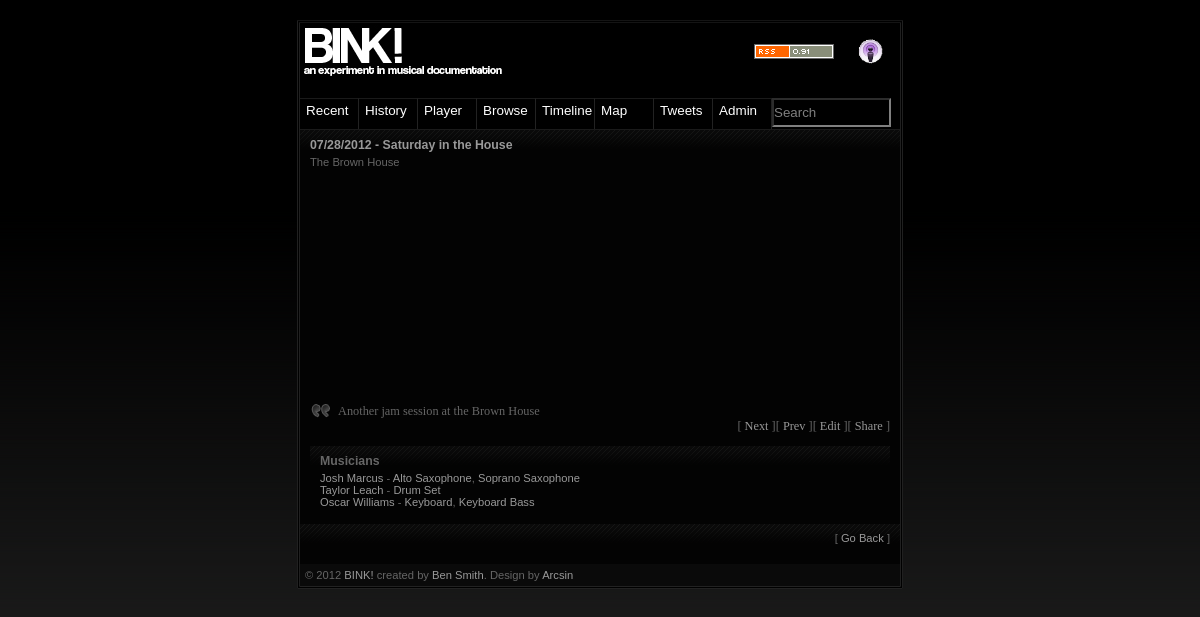
Screenshot of /jam.php?id=605 with the database file from the repository.
### tables this page shows
CREATE TABLE `jams` (
  `id` bigint(5) NOT NULL AUTO_INCREMENT,
  `private` int(1) NOT NULL,
  `date` date DEFAULT NULL,
  `title` varchar(50) NOT NULL,
  `notes` varchar(5000) DEFAULT NULL,
  `locid` int(3) DEFAULT NULL,
  `bandid` bigint(4) DEFAULT NULL,
  `defpic` bigint(4) DEFAULT NULL,
  PRIMARY KEY (`id`)
);

CREATE TABLE `musiciansoncollection` (
  `musicianid` bigint(4) NOT NULL,
  `jamid` bigint(4) NOT NULL,
  `instrumentid` bigint(4) NOT NULL,
  KEY `musicianid` (`musicianid`)
);

CREATE TABLE `musicians` (
  `id` bigint(4) NOT NULL AUTO_INCREMENT,
  `name` varchar(30) NOT NULL,
  `link` varchar(50) DEFAULT NULL,
  PRIMARY KEY (`id`)
);

CREATE TABLE `instruments` (
  `id` int(11) NOT NULL AUTO_INCREMENT,
  `name` varchar(30) NOT NULL,
  PRIMARY KEY (`id`)
);

### functions.php (the view, shortened to what this page needs)
<?php
function getEntityByID($id, $table)
{
	$result = mysql_query("select * from $table where id = $id");
	if (mysql_num_rows($result) == 0)
		return "";
	$entity = mysql_fetch_array($result);
	$ret = "";
	if (isset($entity['link']) && $entity['link'] != "" && $entity['link'] != " " && $table != "musicians" && $table != "bands")
	{
		$ret = "<a href='" . $entity['link'] . "'>" . $entity['name'] . "</a>";
	}
	else if ($table == "bands")
	{
		$ret = "<a href='band.php?query=$id'>" . $entity['name'] . "</a>";
	}
	else if ($table == "musicians")
	{
		$ret = "<a href='musician.php?query=$id'>" . $entity['name'] . "</a>";
	}
	else if ($table == "instruments")
	{
		$ret = "<a href='http://en.wikipedia.org/wiki/" . $entity['name'] . "'>" . 	$entity['name'] . "</a>";
	}
	else
	{
		$ret =  $entity['name'];
	}
	return $ret;
}
function getMediaList($id, $type)
{
	if ($type == "music")
	{
		$table = "tracks";
		$header = "Music";
	}
	else if ($type == "video")
	{
		$table = "video";
		$header = "Video";
	}
	else
	{
		echo "ERROR: Media type not supported.";
		return;
	}
	$result = mysql_query("select * from $table where jamid = $id order by num asc");
	if (mysql_num_rows($result) == 0)
		return "";
	$ret = "<script language='javascript' src='js/ajax.js'></script>";
	$ret .= "<div class='item'><h1>$header</h1>";
	$ret .= "<ol><table width='100%'>";
	$ret .= "</table></ol></div>";
	return $ret;
}
	?>
	<?
function getPeopleList($id, $type)
{
	if ($type == "musician")
	{
		$header = "Musicians";
		$table = "musiciansoncollection";
		$idlabel = "musicianid";
		$techlabel = "instrumentid";
		$persontable = "musicians";
		$roletable = "instruments";
	}
	else if ($type == "staff")
	{
		$header = "Production Staff";
		$table = "productiononcollection";
		$idlabel = "staffid";
		$techlabel = "roleid";
		$persontable = "staff";
		$roletable = "roles";
	}
	else
	{
		echo "Type not supported!";
		return;
	}
	$result = mysql_query("select * from $table where jamid = $id order by $idlabel");
	if (mysql_num_rows($result) == 0)
		return "";
	$ret = "<div class='item'><h1>$header</h1>";
	$currentMusician = -1;
	while (	$row = mysql_fetch_array($result) )
	{
		if ($currentMusician != $row[$idlabel])
		{
			if ($currentMusician != -1)
				$ret .= "<br />";
			$ret .= getEntityByID($row[$idlabel], $persontable) . " - ";
			$ret .= getEntityByID($row[$techlabel], $roletable);
		}
		else
		{
			$ret .= ", " . getEntityByID($row[$techlabel], $roletable);
		}
		$currentMusician = $row[$idlabel];
	}
	$ret .= "</div>";
	return $ret;
}
function getNextId($id)
{
	$result = mysql_query("select * from jams where private=0 order by date desc;");
	while ($row = mysql_fetch_array($result))
	{
		if ($row['id'] == $id)
		{
			return $oldrow['id'];
		}
		$oldrow = $row;
	}
	return -1;
}
function getPreviousId($id)
{
$id = $_GET['id'];
	$result = mysql_query("select * from jams where private=0 order by date asc;");
	while ($row = mysql_fetch_array($result))
	{
		if ($row['id'] == $id)
		{
			return $oldrow['id'];
		}
		$oldrow = $row;
	}
	return -1;
}
function printAJam($id, $trackid)
{
	$result = mysql_query("select * from jams where id = $id");
	$ret = "";
	while (	$row = mysql_fetch_array($result) )
	{
		$id = $row['id'];
		$ret .= "<div class='item'>";
		$ret .= "<h1><a href='jam.php?id=" . $row['id'] . "'>";
		$ret .= fDate($row['date']) . " - ";
		$ret .= $row['title'] . "</a></h1>";
		$band = getEntityByID($row['bandid'], "bands");
		$location = getEntityByID($row['locid'], "locations");
		if ($band != "" && $location != "")
			$ret .= $band . " - " . $location;
		else if ($band)
			$ret .= $band;
		else if ($location)
			$ret .= $location;
		$ret .= getLocationMap($row['locid']);
		$ret .= "<br />&nbsp;<br /><div class='quote'>" . $row['notes'];
		$ret .= "<p align=right>";
		if (getNextId($id) != "")
			$ret .= "[ <a href='jam.php?id=" . getNextId($id) . "'>Next</a> ]";
		if (getPreviousId($id) != "")
			$ret .= "[ <a href='jam.php?id=" . getPreviousId($id) . "'>Prev</a> ]";
		$ret .= "[ <a href='admin/main.php?id=$id'>Edit</a> ]";
		$ret .= "[ <a href=\"javascript:show('shareBox');queryHTML('shareBox', 'share.php?jamid=$id&title=" . urlencode($row['title']) . "')\">Share</a> ]";
		$ret .= getShareBox($id, $row['title']);
		$ret .= "</p>";
		$ret .= "</div>";
		$ret .= getPeopleList($id, "musician");
		$ret .= getPeopleList($id, "staff");
		$ret .= getPictures($id);
		$ret .= getMediaList($id, "music");
		$ret .= getMediaList($id, "video");
		$ret .= "</div>";
	}
	return $ret;
}
?>
<?php
function getPictures($jamid)
{
	$num = mysql_num_rows(mysql_query("select * from pictures where jamid = $jamid"));
	if ($num == 0)
	{
		return "";
	}
	$ret = "<div class='item'><h1>Pictures</h1>";
	$ret .= "<div id='loadindicator' style='float: right'>Loading...</div>";
	$ret .= "<br />";
	$ret .= "<table border=0 width='500'><tr><td>";
	$ret .= "[ <a id='prevlink' href=\"javascript:if (start >= 5) start -= 5; queryHTML('picspot', 'imglist.php?jamid=$jamid&start=' + start);\">Previous</a> ]";
	$ret .= "</td><td align='right'>";
	$ret .= "[ <a id='nextlink' href=\"javascript:if (start <= " . ($num-5) . ") start += 5; queryHTML('picspot', 'imglist.php?jamid=$jamid&start=' + start);\">Next</a> ]";
	$ret .= "</td></tr></table>";
	$ret .= "<div id='picspot'>";
	$ret .= "<script language='javascript'>var start = 0; queryHTML('picspot', 'imglist.php?jamid=" . $jamid. "&start=' + start);</script>";
	$ret .= "</div>";
	$ret .= "</div>";
	return $ret;
}
function fDate($date)
{
	return date("m/d/Y", strtotime($date));
}
		?>
<?php
function printSearchBar($m = 0)
{
if ($_GET['query'])
	$q = $_GET['query'];
else
	$q = "Search";
	$ret = "<input type=text style=\"background:black; color: gray; border-color: gray; vertical-align: text-top; width: 115px; height: 25px\" value=\"$q\" onkeydown=\"if (event.keyCode == 13) location='/search.php?query=' + value;\" onClick=\"value='';\" />";
	return $ret;
}
?>
<?php
function getLocationInfoWindow($id, $name)
{
		$subresult = mysql_query("select * from jams where locid = $id limit 3;");
		$jamlist = "";
		while ($subrow = mysql_fetch_array($subresult))
		{
			$jamlist .= "<a href='jam.php?id=" . $subrow['id'] . "'>" . $subrow['title'] . "</a>. ";
		}
		$info = "$name<hr />At this location: $jamlist";
		return $info;
}
function getLocationMap($locid)
{
	$ret = "";
	$result = mysql_query("select * from locations where id = $locid");
	$row = mysql_fetch_array($result);
	$lat = $row['lat'];
	$lon = $row['lon'];
	$info = getLocationInfoWindow($row['id'], $row['name']);
	if ($lat != "" && $lat != null && $lat != " ")
	{
		$ret .= "<script type=\"text/javascript\">\nfunction loadMarkers() { \n\t addMarker($lat, $lon, \"$info\", true);\n }</script><p /><div id='map_canvas' style='width:585px; height:200px'></div>";
	}
	return $ret;
}
function printJamHeader($id)
{
if ($root == 0)
{
	$leading = "../";
}
else
{
	$leading = "";
	$adminStr = "admin/main.php";
}
?>
<!DOCTYPE html PUBLIC "-//W3C//DTD XHTML 1.1//EN"
"http://www.w3.org/TR/xhtml11/DTD/xhtml11.dtd">
<html>
<head>
 <head prefix="og: http://ogp.me/ns# fb: http://ogp.me/ns/fb# facebookbink: http://ogp.me/ns/fb/facebookbink#">
<link rel="stylesheet" type="text/css" href="<?= $leading ?>default.css"/>
</head>
<body onload="initialize();">
<div class="main">
	<div class="gfx">
	<table border=0 width="100%">
	<tr>
	<td width="670px"><img src="<?= $leading ?>img/header.jpg" /></td>
	<td width="120px"><a href="<?= $leading ?>feed.php"><img src=<?= $leading ?>img/rss-0.91.gif border=0 /></a></td>
	<td width="30px"><a href="feed.php?podcast=1"><img src=<?= $leading ?>img/podcast.gif border=0 width=25/></a></td>
	<td width="20px"><div class="fb-like" data-href="http://bink.servemp3.com" data-send="true" data-layout="button_count" data-width="20" data-show-faces="true" data-colorscheme="dark" data-font="lucida grande"></div></fb:like></td>
	</tr>
	</table>
	</div>
	<div class="menu">
		<a href="<?= $leading ?>index.php"><span>Recent</span></a>
		<a href="<?= $leading ?>history.php"><span>History</span></a>
		<a href="<?= $leading ?>player.php"><span>Player</span></a>
		<a href="<?= $leading ?>list.php"><span>Browse</span></a>
 	    <a href="/timeline/"><span>Timeline</span></a>
		<a href="<?= $leading ?>maps.php"><span>Map</span></a>
		<a href="<?= $leading ?>news.php"><span>Tweets</span></a>
 		<a href="/admin/main.php"><span>Admin</span></a>
		<span><?=printSearchBar() ?></span>
	</div>
	<div class="content">
<?php
}
?>
<?php
function printFooter()
{
?>
	<div class='item'>
<p align=right>[ <a href='<?= $_SERVER['HTTP_REFERER']?>'>Go Back</a> ]</p></div></div>
	<div class="footer">&copy; 2012 <a href="index.php">BINK!</a> created by <a href="http://bensmith.zapto.org">Ben Smith</a>. Design by <a href="http://arcsin.se">Arcsin</a></div>
</div>
</body>
</html>
<?php
}
?>

### default.css (style rules this page uses)
* { margin: 0; padding: 0; }
a { color: #999; text-decoration: none; }
body { background: #000 url(img/bg.png) repeat-x fixed left bottom; color: #666; margin: 20px 0; text-align: center; font: normal 0.7em sans-serif,Arial; }
div.quote { margin-bottom: 12px; font: normal 1.1em "Lucida Sans Unicode",serif; background: url(img/quote.gif) no-repeat; padding-left: 28px; color: #666; }
.main { background: #000; border: 3px double #EEE; border-color: #141414 #202020 #222 #202020; margin: 20px auto 4px auto; text-align: left; width: 600px; }
.gfx { height: 75px; }
.menu a { background: #000 url(img/bgmenu.png) repeat-x; border-right: 1px solid #222; border-top: 1px solid #1A1A1A; color: #FFFF; font-size: 1.2em; float: left; padding-top: 4px; width: 58px; height: 26px; }
.menu a span { padding-left: 6px; }
.content { border-top: 1px solid #1A1A1A; background: #1A1A1A; clear: both; }
.content h1 { margin: 0 0 4px; font: bold 1.1em sans-serif,Arial; color: #666; }
.content p { margin: 0 0 12px; }
.item { background: #030303 url(img/bgitem.gif) repeat-x; padding: 8px 10px; }
.footer { padding: 5px; background: #0A0A0A; color: #666; }

### rows the page displays
jams: value "07/28/2012 - The Brown House", title "Saturday in the House", notes "Another jam session at the Brown House"
musiciansoncollection: musicianid.name "Josh Marcus", musicianid "-", instrumentid.name "Alto Saxophone", musicianid.musicianid ","
musiciansoncollection: instrumentid.name "Soprano Saxophone", musicianid.musicianid "-"
musiciansoncollection: musicianid.name "Taylor Leach", instrumentid.name "Drum Set", musicianid.musicianid "-"
musiciansoncollection: musicianid.name "Oscar Williams", instrumentid.name "Keyboard", musicianid.musicianid ","
musiciansoncollection: instrumentid.name "Keyboard Bass"
